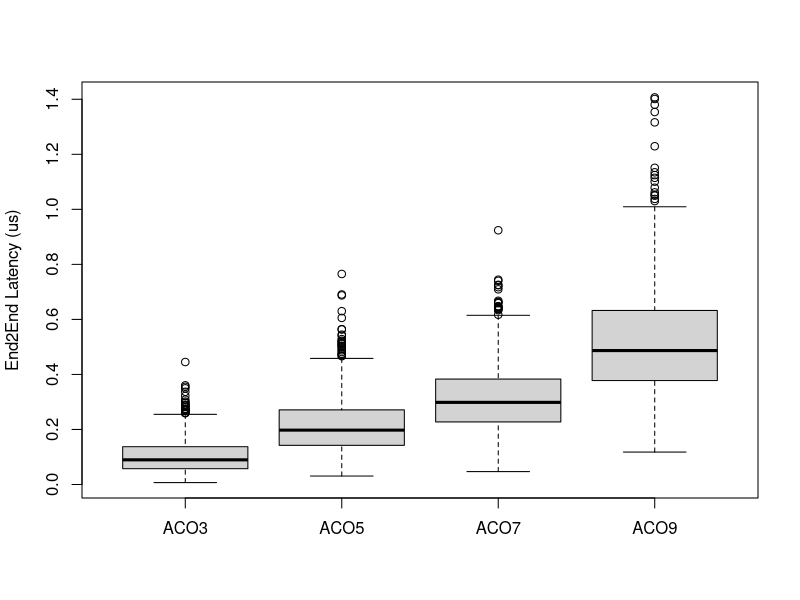

R code for this plot:
# IPoWDM traffic simulator example



# We assume a horshoe ring with N Access COs connected to 2 Regional COs.

Naco = 7;

simulateE2Edelay <- function(Naco) {
  
  Peakmax = 100; Peakmin = Peakmax/4; 
  
  nexp = 1e3
  tt = matrix(NA,nrow=nexp,ncol=Naco)
  for (kk in c(1:nrow(tt))) {
    Peak_traff = runif(ncol(tt), Peakmin, Peakmax)
    Peak_sd = runif(ncol(tt), 0.3, 0.7)
    #traff_aco = NA*rep(1,Naco);
    for (ii in c(1:ncol(tt))) {
      tt[kk,ii] = rnorm(1,Peak_traff[ii],Peak_sd[ii])
    }
    #tt[kk] = sum(traff_aco/2)  
    
  }
  
  print(summary(tt))
  
  
  rho = cumsum(tt[1,]/2)/400
  
  EX = 8*1500/400e9
  
  
  ss_delay_ring = NA*c(1:nexp)
  for (kk in c(1:nexp)) {
    sim_delay = NA*rho;
    for (jj in c(1:length(rho))) {
      sim_delay[jj] = rexp(1,rate = (1-rho[jj])/EX)
    }
    ss_delay_ring[kk] = sum(sim_delay)
  }
  
  return(ss_delay_ring)
  
}



simulateE2Edelay(3)


data <- data.frame(ACO3 = simulateE2Edelay(3)*1e6, 
                   ACO5 = simulateE2Edelay(5)*1e6, 
                   ACO7 = simulateE2Edelay(7)*1e6,
                   ACO9 = simulateE2Edelay(9)*1e6)
                    
                    
boxplot(data,ylab = "End2End Latency (us)","title = Horshoe Access Ring")


  















